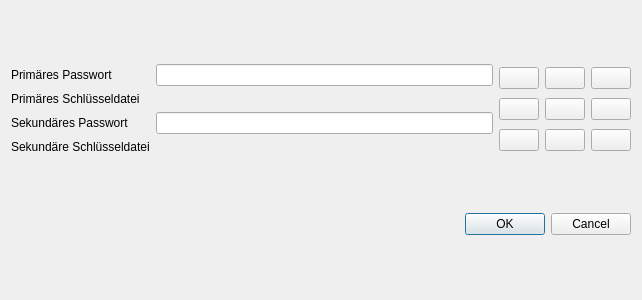
<?xml version="1.0" encoding="UTF-8"?>
<ui version="4.0">
 <class>Dialog</class>
 <widget class="QDialog" name="Dialog">
  <property name="geometry">
   <rect>
    <x>0</x>
    <y>0</y>
    <width>642</width>
    <height>300</height>
   </rect>
  </property>
  <property name="windowTitle">
   <string>Passwort</string>
  </property>
  <layout class="QVBoxLayout" name="verticalLayout">
   <item>
    <layout class="QHBoxLayout" name="horizontalLayout">
     <item>
      <layout class="QFormLayout" name="formLayout">
       <item row="1" column="0">
        <widget class="QLabel" name="label">
         <property name="text">
          <string>Primäres Passwort</string>
         </property>
        </widget>
       </item>
       <item row="1" column="1">
        <widget class="QLineEdit" name="lineEdit"/>
       </item>
       <item row="3" column="0">
        <widget class="QLabel" name="label_2">
         <property name="text">
          <string>Sekundäres Passwort</string>
         </property>
        </widget>
       </item>
       <item row="2" column="0">
        <widget class="QLabel" name="label_3">
         <property name="text">
          <string>Primäres Schlüsseldatei</string>
         </property>
        </widget>
       </item>
       <item row="4" column="0">
        <widget class="QLabel" name="label_4">
         <property name="text">
          <string>Sekundäre Schlüsseldatei</string>
         </property>
        </widget>
       </item>
       <item row="3" column="1">
        <widget class="QLineEdit" name="lineEdit_2"/>
       </item>
      </layout>
     </item>
     <item>
      <layout class="QGridLayout" name="gridLayout">
       <item row="0" column="0">
        <widget class="QPushButton" name="button7">
         <property name="text">
          <string/>
         </property>
        </widget>
       </item>
       <item row="1" column="0">
        <widget class="QPushButton" name="button4">
         <property name="text">
          <string/>
         </property>
        </widget>
       </item>
       <item row="2" column="0">
        <widget class="QPushButton" name="button1">
         <property name="text">
          <string/>
         </property>
        </widget>
       </item>
       <item row="2" column="1">
        <widget class="QPushButton" name="button2">
         <property name="text">
          <string/>
         </property>
        </widget>
       </item>
       <item row="1" column="1">
        <widget class="QPushButton" name="button5">
         <property name="text">
          <string/>
         </property>
        </widget>
       </item>
       <item row="0" column="1">
        <widget class="QPushButton" name="button8">
         <property name="text">
          <string/>
         </property>
        </widget>
       </item>
       <item row="0" column="2">
        <widget class="QPushButton" name="button9">
         <property name="text">
          <string/>
         </property>
        </widget>
       </item>
       <item row="1" column="2">
        <widget class="QPushButton" name="button6">
         <property name="text">
          <string/>
         </property>
        </widget>
       </item>
       <item row="2" column="2">
        <widget class="QPushButton" name="button3">
         <property name="text">
          <string/>
         </property>
        </widget>
       </item>
      </layout>
     </item>
    </layout>
   </item>
   <item>
    <widget class="QDialogButtonBox" name="buttonBox">
     <property name="orientation">
      <enum>Qt::Horizontal</enum>
     </property>
     <property name="standardButtons">
      <set>QDialogButtonBox::Cancel|QDialogButtonBox::Ok</set>
     </property>
    </widget>
   </item>
  </layout>
 </widget>
 <resources/>
 <connections>
  <connection>
   <sender>buttonBox</sender>
   <signal>accepted()</signal>
   <receiver>Dialog</receiver>
   <slot>accept()</slot>
   <hints>
    <hint type="sourcelabel">
     <x>248</x>
     <y>254</y>
    </hint>
    <hint type="destinationlabel">
     <x>157</x>
     <y>274</y>
    </hint>
   </hints>
  </connection>
  <connection>
   <sender>buttonBox</sender>
   <signal>rejected()</signal>
   <receiver>Dialog</receiver>
   <slot>reject()</slot>
   <hints>
    <hint type="sourcelabel">
     <x>316</x>
     <y>260</y>
    </hint>
    <hint type="destinationlabel">
     <x>286</x>
     <y>274</y>
    </hint>
   </hints>
  </connection>
 </connections>
</ui>
